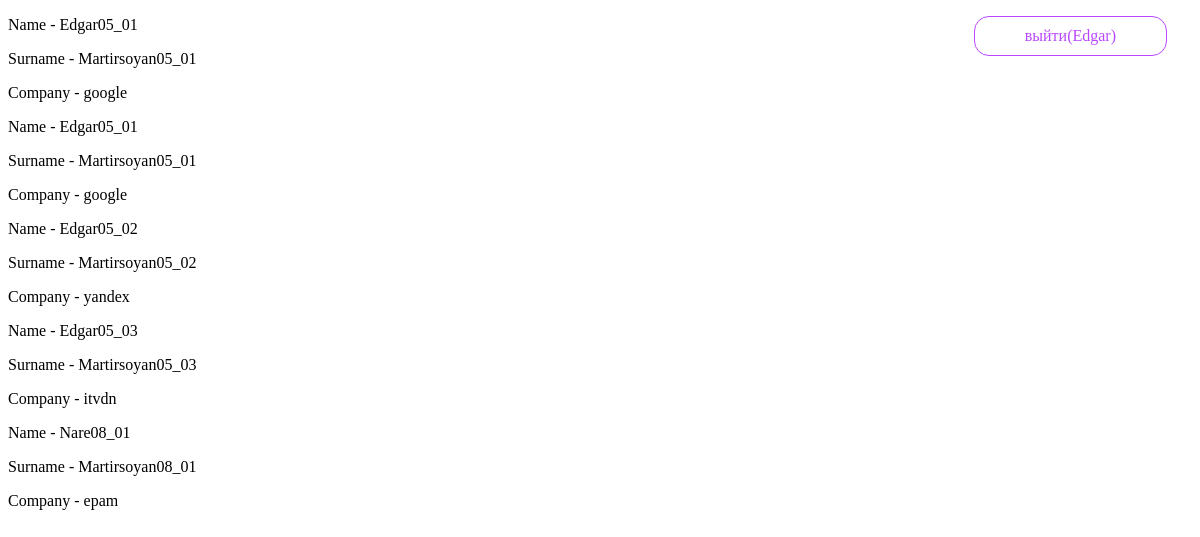
Page /lesson_seventh/ (signed in) on the committed database.
### lesson_sixth/models.py (models this page shows, shortened)
class Human(models.Model):
    objects = None
    CHOICE_COMPANY  = (
        ('google', 'Google'),
        ('yandex', 'Yandex'),
        ('itvdn', 'Itvdn'),
        ('epam', 'Epam'),
    )
    POSITION_CHOICES = (
        ('senior', 'Senior'),
        ('middle', 'Middle'),
        ('junior', 'Junior'),
    )
    PYTHON = 'python'
    JAVASCRIPT = 'javascript'
    CS = 'c#'
    CPP = 'cpp'
    LANGUAGE_CHOICES = (
        (PYTHON , 'Python'),
        (JAVASCRIPT , 'Javascript'),
        (CS , 'C#'),
        (CPP , 'C++'),
    )
    name = models.CharField(max_length=50, verbose_name="Имя")
    surname = models.CharField(max_length=50, verbose_name="Фамилия")
    birth = models.DateField(auto_now_add=False, auto_now=False)
    company = models.CharField(max_length=150, choices=CHOICE_COMPANY)
    position = models.CharField(max_length=15, choices=POSITION_CHOICES)
    language = models.CharField(max_length=10, choices= LANGUAGE_CHOICES, default=PYTHON)
    salary = models.IntegerField()
    sex = models.BooleanField(default=True)

### lesson_seventh/views.py (the view)
class MainView(TemplateView):
    template_name = 'main_seventh.html'
    def get(self , request):
        if request.user.is_authenticated:
            humans  = Human.objects.all()
            ctx = {}
            ctx['humans'] = humans
            return render(request , self.template_name , ctx)
        else:
            return render(request , self.template_name , {})

### lesson_seventh/templates/main_seventh.html (shortened to what this page needs)
<!DOCTYPE html>
<html lang="en">
<head>
</head>
{% if user.is_authenticated  %}
<a href="logout">выйти({{user.username}})</a>
{% else %}
<a href="register">Регистрация на сайте</a>
<a href="login">Авторизация</a>
{% endif %}
{% for elem in humans %}
<p> Name  - {{elem.name}}</p>
<p>Surname - {{elem.surname}}</p>
<p>Company - {{elem.company}}</p>
{% endfor %}
</body>
</html>

### lesson_seventh/templates/main_seventh.html (style rules this page uses)
a { display: block; float: right; margin-right: 25px; padding: 10px 50px; color: #b947ff; border-radius : 15px; border: 1px solid #b947ff; text-decoration: none; transition: color 0.5s , background 0.5s; }

### rows in the picture
Human: name "Edgar05_01", surname "Martirsoyan05_01", company "google"
Human: name "Edgar05_01", surname "Martirsoyan05_01", company "google"
Human: name "Edgar05_02", surname "Martirsoyan05_02", company "yandex"
Human: name "Edgar05_03", surname "Martirsoyan05_03", company "itvdn"
Human: name "Nare08_01", surname "Martirsoyan08_01", company "epam"

### other values in the picture
{{ user.username }} "Edgar"
